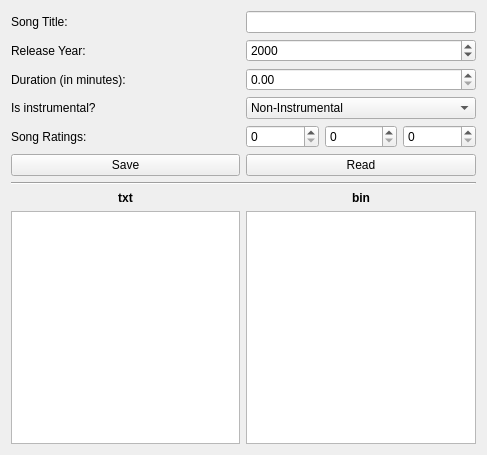
<?xml version="1.0" encoding="UTF-8"?>
<ui version="4.0">
 <class>Subtask3</class>
 <widget class="QWidget" name="Subtask3">
  <property name="geometry">
   <rect>
    <x>0</x>
    <y>0</y>
    <width>487</width>
    <height>455</height>
   </rect>
  </property>
  <property name="windowTitle">
   <string>Form</string>
  </property>
  <layout class="QHBoxLayout" name="horizontalLayout_2">
   <item>
    <layout class="QGridLayout" name="gridLayout">
     <item row="2" column="0">
      <widget class="QLabel" name="label_4">
       <property name="text">
        <string>Duration (in minutes):</string>
       </property>
      </widget>
     </item>
     <item row="4" column="0">
      <widget class="QLabel" name="label_6">
       <property name="text">
        <string>Song Ratings:</string>
       </property>
      </widget>
     </item>
     <item row="1" column="1">
      <widget class="QSpinBox" name="releaseBox">
       <property name="maximum">
        <number>2030</number>
       </property>
       <property name="value">
        <number>2000</number>
       </property>
      </widget>
     </item>
     <item row="2" column="1">
      <widget class="QDoubleSpinBox" name="durationBox"/>
     </item>
     <item row="5" column="1">
      <widget class="QPushButton" name="readButton">
       <property name="text">
        <string>Read</string>
       </property>
      </widget>
     </item>
     <item row="7" column="1">
      <widget class="QLabel" name="label_7">
       <property name="font">
        <font>
         <weight>75</weight>
         <bold>true</bold>
        </font>
       </property>
       <property name="text">
        <string>bin</string>
       </property>
       <property name="alignment">
        <set>Qt::AlignCenter</set>
       </property>
      </widget>
     </item>
     <item row="4" column="1">
      <layout class="QHBoxLayout" name="horizontalLayout">
       <item>
        <widget class="QSpinBox" name="ratingBox1"/>
       </item>
       <item>
        <widget class="QSpinBox" name="ratingBox2"/>
       </item>
       <item>
        <widget class="QSpinBox" name="ratingBox3"/>
       </item>
      </layout>
     </item>
     <item row="7" column="0">
      <widget class="QLabel" name="label">
       <property name="font">
        <font>
         <weight>75</weight>
         <bold>true</bold>
        </font>
       </property>
       <property name="text">
        <string>txt</string>
       </property>
       <property name="alignment">
        <set>Qt::AlignCenter</set>
       </property>
      </widget>
     </item>
     <item row="3" column="1">
      <widget class="QComboBox" name="instrumentalCBox">
       <item>
        <property name="text">
         <string>Non-Instrumental</string>
        </property>
       </item>
       <item>
        <property name="text">
         <string>Instrumental</string>
        </property>
       </item>
      </widget>
     </item>
     <item row="3" column="0">
      <widget class="QLabel" name="label_5">
       <property name="text">
        <string>Is instrumental?</string>
       </property>
      </widget>
     </item>
     <item row="1" column="0">
      <widget class="QLabel" name="label_3">
       <property name="text">
        <string>Release Year:</string>
       </property>
      </widget>
     </item>
     <item row="0" column="0">
      <widget class="QLabel" name="label_2">
       <property name="text">
        <string>Song Title:</string>
       </property>
      </widget>
     </item>
     <item row="8" column="0">
      <widget class="QTextEdit" name="txtEdit"/>
     </item>
     <item row="5" column="0">
      <widget class="QPushButton" name="saveButton">
       <property name="text">
        <string>Save</string>
       </property>
      </widget>
     </item>
     <item row="8" column="1">
      <widget class="QTextEdit" name="binEdit"/>
     </item>
     <item row="0" column="1">
      <widget class="QLineEdit" name="titleEdit">
       <property name="inputMask">
        <string extracomment="Input name"/>
       </property>
      </widget>
     </item>
     <item row="6" column="0" colspan="2">
      <widget class="Line" name="line">
       <property name="orientation">
        <enum>Qt::Horizontal</enum>
       </property>
      </widget>
     </item>
    </layout>
   </item>
  </layout>
 </widget>
 <resources/>
 <connections/>
</ui>
